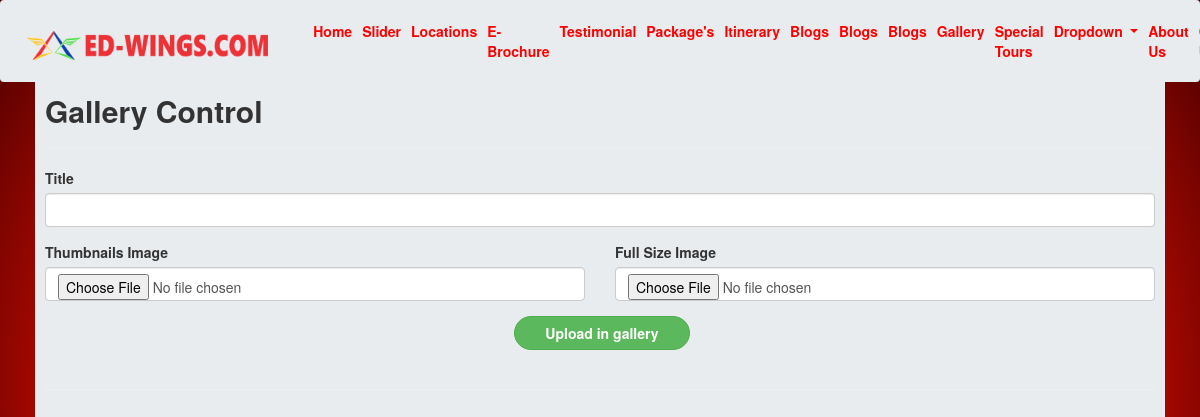
The app's page /backend/admin/gallery.php (signed in), older data.
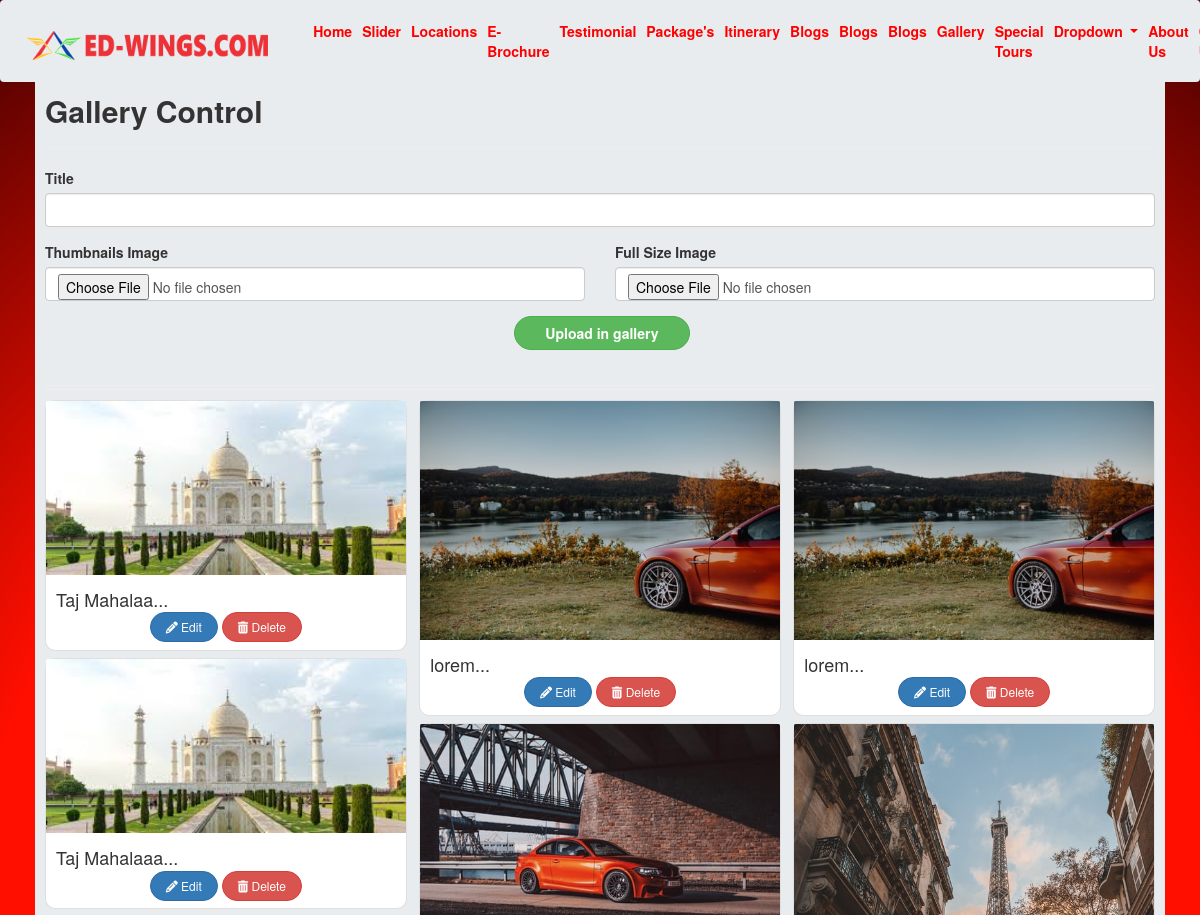
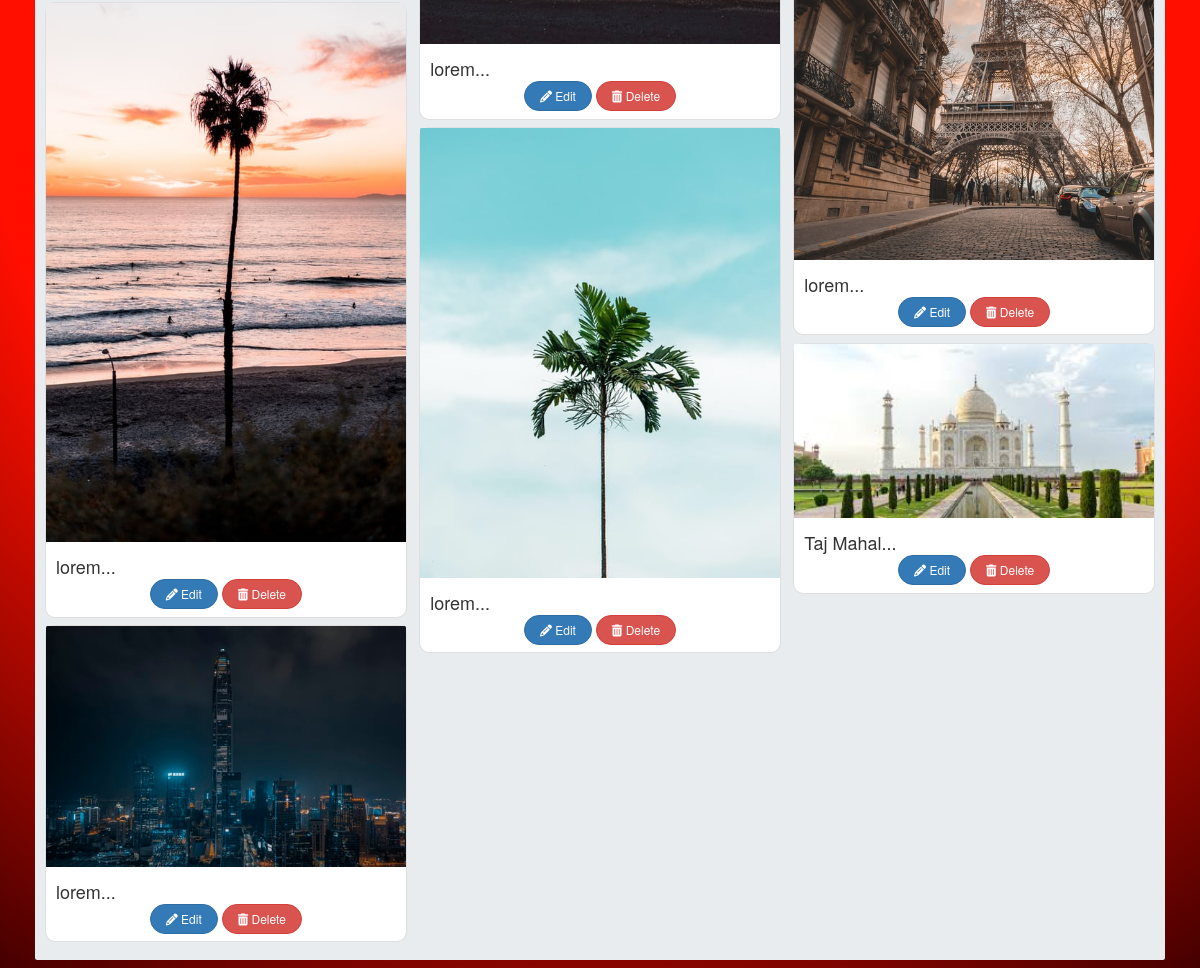
The same page, newer data (2 pictures, top to bottom).
### tables this page shows
CREATE TABLE `gallery` (
  `id` int(11) NOT NULL,
  `title` varchar(255) DEFAULT NULL,
  `thumb` longtext DEFAULT NULL,
  `full_img` longtext DEFAULT NULL,
  `u_by` varchar(255) DEFAULT NULL,
  `e_date` datetime DEFAULT current_timestamp(),
  `c_date` datetime DEFAULT current_timestamp()
);

### backend/admin/gallery.php (the view, shortened to what this page needs)
<!doctype html>
<html lang="en">
<head>
  <?php include './inc/inc.php'; ?>
  <link rel="stylesheet" href="./css/bootstrap.min.css" />
</head>
<body>
  <?php include './inc/nav.php'; ?>
  <div class="work_body">
    <div class="h-100 container p-2">
      <div class="bg-light rounded p-3 h-100 working_area">
        <div>
          <h2 class=" font-weight-bold">
            Gallery Control
          </h2>
          <hr>
          <form action="./gallery_upload.php" method="post" enctype="multipart/form-data">
            <div class="row">
              <div class="form-group col-lg-12 col-md-12 col-sm-12">
                <label for="">Title</label>
                <input type="text" name="title" id="" class="form-control form-control-lg" placeholder=""
                       aria-describedby="helpId" require>
              </div>
              <div class="form-group col-lg-6 col-md-6 col-sm-12">
                <label for="">Thumbnails Image</label>
                <input type="file" name="thumb" id="thumb" class="form-control form-control-lg  form-control-file"
                       placeholder="" aria-describedby="helpId" require>
              </div>
              <div class="form-group col-lg-6 col-md-6 col-sm-12">
                <label for="">Full Size Image</label>
                <input type="file" name="full_img" id="full_img" class="form-control form-control-lg  form-control-file"
                       placeholder="" aria-describedby="helpId" require>
              </div>
              <div class="form-group col-lg-12 col-md-12 col-sm-12 text-center">
                <button type="submit" name="upload_gallery" class="btn btn-success font-weight-bold px-5 rounded-pill">
                  Upload in gallery
                </button>
              </div>
            </div>
          </form>
        </div>
        <hr class="mb-1">
        <hr class="my-0 mb-3">
        <div class="card-columns">
          <?php
          include './../../dbh/conn.php';
          $result = mysqli_query($conn, 'SELECT * FROM `gallery` ORDER BY `id` DESC');
          if ($result) {
            while ($row = mysqli_fetch_assoc($result)) {
              $title = $row['title'];
              $thumb = trim($row['thumb']);
              $n_id = $row['id'];
              $s_id = bin2hex($n_id);
              echo '
          <div class="modal fade" id="a' . $n_id . '" tabindex="-1" role="dialog" aria-labelledby="modelTitleId" aria-hidden="true">
                <input type="text" name="title" value="'.$title. '" id="" class="form-control form-control-lg" placeholder="" aria-describedby="helpId" require>
                <input type="text" name="s_id" value="'. $s_id.'" hidden id="" class="form-control form-control-lg" placeholder="" aria-describedby="helpId" require>
                      <input type="checkbox" class="custom-control-input" name="file_upload" id="customCheck' . $n_id . '"onclick="display_slider_update(' . $n_id . ')">
                      <label class="custom-control-label font-weight-bold text-muted" for="customCheck' . $n_id . '">Check this for update slider image</label>
              <div class="form-group col-lg-6 col-md-6 col-sm-12" id="slider'.$n_id.'" style="display:none;">
              </div>
              <div class="form-group col-lg-6 col-md-6 col-sm-12" id="slider1'.$n_id.'" style="display:none;">
              </div>
                  <input type="text" name="s_id" value="' . $n_id . '" id="link" class="form-control form-control-lg" hidden>
          </div>
             <div class="card">
               <img class="card-img-top" src="./../../img/gallery/thumb/' . $thumb . '" alt="">
               <div class="card-body px-3 py-2">
                 <h4 class="card-title mb-1">' . substr($title, 0, 23);
              echo '...' . '</h4>
                 <p class="text-center mb-1">
                 <button type="button" data-toggle="modal" data-target="#a' . $n_id . '" class="btn btn-sm text-white btn-primary px-4 rounded-pill"><span> <i class="fas fa-pencil-alt"></i> </span> Edit</button>
                 <a href="./gallery-delete.php?s_id=' . $s_id . '" class="btn btn-sm btn-danger px-4 rounded-pill text-white"> <span class="font-weight-normal"><i class="fas fa-trash-alt"></i></span> Delete</a>
                 </p>
               </div>
               </div>
          ';
            }
          }
          ?>
        </div>
      </div>
    </div>
  </div>
</body>
</html>

### backend/admin/inc/inc.php (shortened to what this page needs)
<link rel="stylesheet" href="../../css/bootstrap.css">

### backend/admin/inc/nav.php (shortened to what this page needs)
<section class="fixed-top">
  <nav class="navbar navbar-expand-lg navbar-light bg-light">
    <a class="navbar-brand" href="#">
      <img src="../../img/logo/nav-logo.png" height="30" alt="">
    </a>
    <div class="collapse navbar-collapse" id="navbarSupportedContent">
      <ul class="navbar-nav ml-auto font-weight-bold">
        <li class="nav-item active">
          <a class="nav-link text-danger" href="./index.php">Home</a>
        </li>
        <li class="nav-item active">
          <a class="nav-link text-danger" href="./slider-control.php">Slider</a>
        </li>
        <li class="nav-item active">
          <a class="nav-link text-danger" href="./location.php">Locations</a>
        </li>
        <li class="nav-item active">
          <a class="nav-link text-danger" href="./e-Brochure.php">E-Brochure</a>
        </li>
        <li class="nav-item active">
          <a class="nav-link text-danger" href="./testimonial.php">Testimonial</a>
        </li>
        <li class="nav-item active">
          <a class="nav-link text-danger" href="#">Package's</a>
        </li>
        <li class="nav-item active">
          <a class="nav-link text-danger" href="./itinerary.php">Itinerary</a>
        </li>
        <li class="nav-item active">
          <a class="nav-link text-danger" href="./bolgs.php">Blogs</a>
        </li>
        <li class="nav-item active">
          <a class="nav-link text-danger" href="#">Blogs</a>
        </li>
        <li class="nav-item active">
          <a class="nav-link text-danger" href="#">Blogs</a>
        </li>
        <li class="nav-item active">
          <a class="nav-link text-danger" href="./gallery.php">Gallery</a>
        </li>
        <li class="nav-item active">
          <a class="nav-link text-danger" href="#">Special Tours</a>
        </li>
        <li class="nav-item active dropdown">
          <a class="nav-link text-danger dropdown-toggle" href="#" id="navbarDropdown" role="button" data-toggle="dropdown" aria-haspopup="true" aria-expanded="false">
            Dropdown
          </a>
        </li>
        <li class="nav-item active">
          <a class="nav-link text-danger" href="./about-us.php">About Us</a>
        </li>
        <li class="nav-item active">
          <a class="nav-link text-danger" href="./contact-us.php">Contact Us</a>
        </li>
      </ul>
    </div>
  </nav>
</section>

### backend/admin/inc/inc.php (style rules this page uses)
* { scroll-behavior: smooth; }
body { width: 100vw; height: calc(100vh - 62px); background-color: rgb(255, 15, 0); background: radial-gradient(circle, rgba(255, 15, 0, 1) 56%, rgba(70, 0, 0, 1) 100%); }
.work_body { margin-top: 59px; background-color: transparent; height: 100%; overflow-x: hidden; overflow-y: scroll; }
.working_area { overflow: hidden; overflow-y: scroll; }

### backend/admin/gallery.php (style rules this page uses)
.card { border-radius: 10px; }

Row changes from the older to the newer data that the page shows:
added gallery: title "Taj Mahalaa"
added gallery: title "Taj Mahalaaa"
added gallery: shows a picture, title "lorem"
added gallery: shows a picture, title "lorem"
added gallery: title "lorem"
added gallery: shows a picture, title "lorem"
added gallery: shows a picture, title "lorem"
added gallery: title "lorem"
added gallery: shows a picture, title "lorem"
added gallery: title "Taj Mahal"
